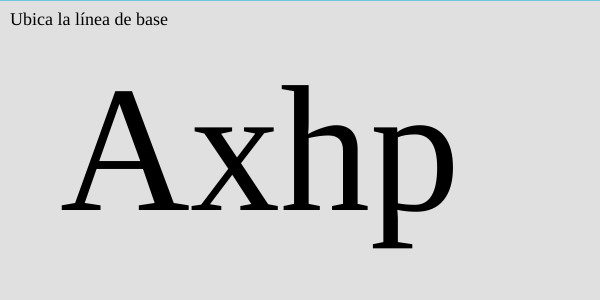
Frame 1 (no input)
Frame 60 (no input): identical to frame 1, image omitted
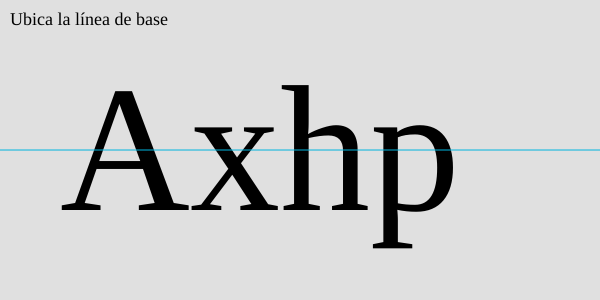
Frame 120 (the mouse pressed at the canvas centre since frame 60)

The p5.js sketch that drew these frames (run headless with seeded random() and noise() and a simulated clock; from frame 60 on, the mouse is pressed at the canvas centre):

// p5.js sketch
// ── sketch.js
var clicks;
var message;
var score;
var lines;
var results = new Array(210, 111, 73, 255);

function setup() {
  createCanvas(600, 300);
  textFont("Merriweather");
  start();
}

function start() {
  clicks = 0;
  score = 0;
  lines = new Array();
}

function draw() {
  background(224);


  switch (clicks) {
    case 0:
      message = "Ubica la línea de base";
      break;
    case 1:
      message = "Ubica la línea de altura de x";
      break;
    case 2:
      message = "Ubica la línea de altura ascendente";
      break;
    case 3:
      message = "Ubica la línea de altura descendente";
      break;
    case 4:
      if (score < 3) {
        message = "¡Felicidades, lo has conseguido!";
        background(24,127,32);
        fill(255);
      } else {
        message = "Has fracasado, haz clic para volver a intentarlo";
        background(220,30,50);
        fill(225);
      }
      break;
    case 5:
      if (mouseReleased) {
        start();
      }
      break;
  }



  noStroke();

  textSize(18);
  text(message, 10, 25);

  textSize(180);
  text("Axhp", width * .1, height * .7);

  stroke(0, 180, 222);
  line(0, mouseY, width, mouseY);

  stroke(200, 0, 0);
  for (var i = 0; i < lines.length; i++) {
    line(0, lines[i], width, lines[i]);
  }
}

function mouseReleased() {
  if (clicks < 5) {
    append(lines, mouseY);


    var diff = abs(results[clicks] - lines[clicks]);
    score = +diff;

    println(mouseY);

    clicks++;
  }
}
